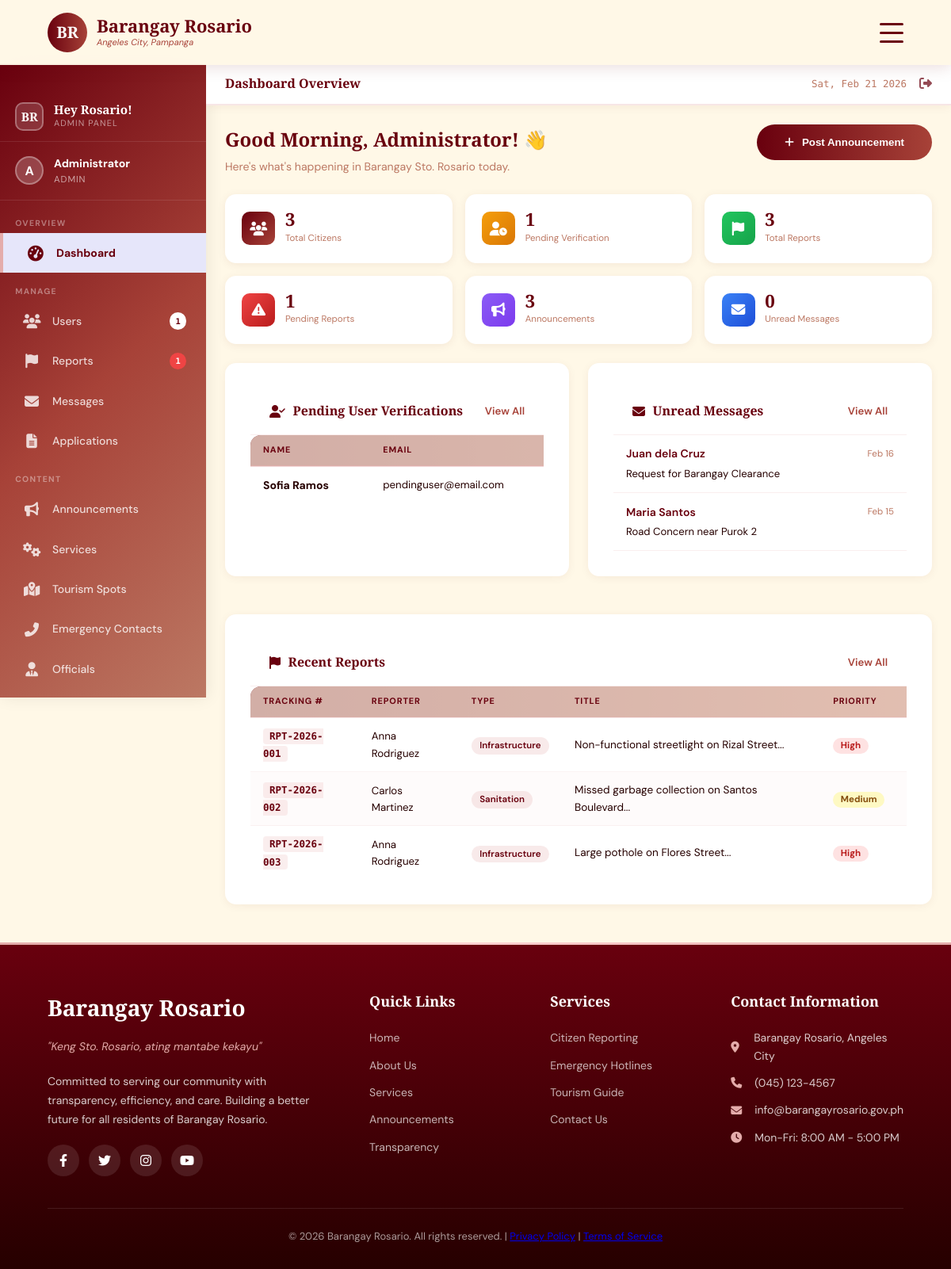
The app's page /admin-dashboard.php (signed in) with its own data.
### tables this page shows
CREATE TABLE reports (
    report_id INT PRIMARY KEY AUTO_INCREMENT,
    tracking_number VARCHAR(50) UNIQUE NOT NULL,
    user_id INT,
    report_type ENUM('Infrastructure', 'Sanitation', 'Safety', 'Noise', 'Stray Animals', 'Other') NOT NULL,
    incident_type VARCHAR(255) NOT NULL,
    title VARCHAR(255) NOT NULL,
    description TEXT NOT NULL,
    location_description TEXT NOT NULL,
    latitude DECIMAL(10, 8),
    longitude DECIMAL(11, 8),
    date_time_of_incident DATETIME,
    witnesses TEXT,
    evidence_paths TEXT,
    status ENUM('Pending', 'Reviewing', 'In Progress', 'Resolved', 'Closed', 'Requires Clarification') DEFAULT 'Pending',
    priority ENUM('Low', 'Medium', 'High', 'Urgent') DEFAULT 'Medium',
    assigned_to INT,
    admin_notes TEXT,
    resolution_details TEXT,
    is_anonymous BOOLEAN DEFAULT FALSE,
    created_at TIMESTAMP DEFAULT CURRENT_TIMESTAMP,
    updated_at TIMESTAMP DEFAULT CURRENT_TIMESTAMP ON UPDATE CURRENT_TIMESTAMP,
    resolved_at DATETIME,
    FOREIGN KEY (user_id) REFERENCES users(user_id) ON DELETE SET NULL,
    FOREIGN KEY (assigned_to) REFERENCES admins(admin_id) ON DELETE SET NULL,
    INDEX idx_tracking_number (tracking_number),
    INDEX idx_status (status),
    INDEX idx_created_at (created_at),
    INDEX idx_report_type (report_type)
);

CREATE TABLE users (
    user_id INT PRIMARY KEY AUTO_INCREMENT,
    email VARCHAR(255) UNIQUE NOT NULL,
    password VARCHAR(255) NOT NULL,
    first_name VARCHAR(100) NOT NULL,
    last_name VARCHAR(100) NOT NULL,
    middle_name VARCHAR(100),
    suffix VARCHAR(10),
    birth_date DATE,
    age INT,
    gender ENUM('Male', 'Female', 'Other'),
    contact_number VARCHAR(20),
    alternate_contact VARCHAR(20),
    house_number VARCHAR(50),
    street VARCHAR(100),
    purok VARCHAR(50),
    barangay VARCHAR(100) DEFAULT 'Sto. Rosario',
    city VARCHAR(100) DEFAULT 'Angeles City',
    province VARCHAR(100) DEFAULT 'Pampanga',
    zip_code VARCHAR(10) DEFAULT '2009',
    profile_picture VARCHAR(255),
    role ENUM('citizen', 'guest') NOT NULL DEFAULT 'citizen',
    verification_status ENUM('pending', 'verified', 'rejected') DEFAULT 'pending',
    email_verified BOOLEAN DEFAULT FALSE,
    email_verification_token VARCHAR(255),
    reset_password_token VARCHAR(255),
    reset_token_expiry DATETIME,
    last_login DATETIME,
    login_attempts INT DEFAULT 0,
    locked_until DATETIME,
    created_at TIMESTAMP DEFAULT CURRENT_TIMESTAMP,
    updated_at TIMESTAMP DEFAULT CURRENT_TIMESTAMP ON UPDATE CURRENT_TIMESTAMP,
    INDEX idx_email (email),
    INDEX idx_verification_status (verification_status),
    INDEX idx_created_at (created_at)
);

### admin-dashboard.php (the view, shortened to what the rows shown need)
<?php
require_once 'includes/db-connection.php';
$section = $_GET['section'] ?? 'overview';
$stats = [
    'total_users'    => dbCount("SELECT COUNT(*) FROM users"),
    'pending_users'  => dbCount("SELECT COUNT(*) FROM users WHERE verification_status='pending'"),
    'total_reports'  => dbCount("SELECT COUNT(*) FROM reports"),
    'pending_reports'=> dbCount("SELECT COUNT(*) FROM reports WHERE status='Pending'"),
    'announcements'  => dbCount("SELECT COUNT(*) FROM announcements"),
    'services'       => dbCount("SELECT COUNT(*) FROM services"),
    'applications'   => dbCount("SELECT COUNT(*) FROM service_applications"),
    'messages'       => dbCount("SELECT COUNT(*) FROM contact_messages WHERE is_read=0"),
];
$data = [];
switch($section) {
    default:
        $data['pending_users']   = dbQuery("SELECT * FROM users WHERE verification_status='pending' ORDER BY created_at DESC LIMIT 8");
        $data['recent_reports']  = dbQuery("SELECT r.*,u.first_name,u.last_name FROM reports r LEFT JOIN users u ON r.user_id=u.user_id ORDER BY r.created_at DESC LIMIT 8");
        $data['recent_messages'] = dbQuery("SELECT * FROM contact_messages WHERE is_read=0 ORDER BY created_at DESC LIMIT 5");
        $data['recent_apps']     = dbQuery("SELECT sa.*,u.first_name,u.last_name,s.service_name FROM service_applications sa LEFT JOIN users u ON sa.user_id=u.user_id LEFT JOIN services s ON sa.service_id=s.service_id ORDER BY sa.created_at DESC LIMIT 5");
        if (empty($data['recent_messages'])) $data['recent_messages'] = [
            ['message_id'=>1,'name'=>'Juan dela Cruz','subject'=>'Request for Barangay Clearance','category'=>'Services','is_read'=>0,'created_at'=>'2026-02-16'],
            ['message_id'=>2,'name'=>'Maria Santos','subject'=>'Road Concern near Purok 2','category'=>'Report','is_read'=>0,'created_at'=>'2026-02-15'],
        ];
}
$status_badge = function($s) {
    $m=['Pending'=>'status-pending','Reviewing'=>'status-progress','In Progress'=>'status-progress','Resolved'=>'status-approved','Closed'=>'status-approved','verified'=>'status-approved','approved'=>'status-approved','Completed'=>'status-approved','rejected'=>'status-rejected','Closed'=>'status-approved','Requires Clarification'=>'status-pending','Submitted'=>'status-pending','Processing'=>'status-progress','For Pickup'=>'status-progress','Cancelled'=>'status-rejected','pending'=>'status-pending','suspended'=>'status-rejected'];
    return $m[$s] ?? 'status-pending';
};
include 'includes/header.php';
?>
<div class="admin-layout" id="adminLayout">
    <aside class="admin-sidebar" id="adminSidebar">
        <nav class="admin-nav">
            <div class="admin-nav-group">
                <a href="?section=users" class="admin-nav-item <?php echo $section==='users'?'active':''; ?>">
                    <i class="fas fa-users"></i> <span>Users</span>
                    <?php if($stats['pending_users']>0): ?><span class="admin-nav-badge"><?php echo $stats['pending_users']; ?></span><?php endif; ?>
                </a>
                <a href="?section=reports" class="admin-nav-item <?php echo $section==='reports'?'active':''; ?>">
                    <i class="fas fa-flag"></i> <span>Reports</span>
                    <?php if($stats['pending_reports']>0): ?><span class="admin-nav-badge danger"><?php echo $stats['pending_reports']; ?></span><?php endif; ?>
                </a>
            </div>
        </nav>
    </aside>
    <main class="admin-main" id="adminMain">
        <div class="admin-content-area">
        <?php if($section==='overview'): ?>
        <div class="admin-section-header">
            <div>
                <h2 class="admin-section-title">Good <?php echo (date('H')<12?'Morning':(date('H')<17?'Afternoon':'Evening')); ?>, <?php echo htmlspecialchars(explode(' ',$_SESSION['admin_name']??'Admin')[0]); ?>! 👋</h2>
                <p class="admin-section-sub">Here's what's happening in Barangay Sto. Rosario today.</p>
            </div>
            <button class="btn btn-primary btn-sm" onclick="openModal('newAnnouncementModal')"><i class="fas fa-plus"></i> Post Announcement</button>
        </div>
        <div class="admin-stats-grid">
            <div class="admin-stat-card"><div class="admin-stat-icon c1"><i class="fas fa-users"></i></div><div class="admin-stat-info"><div class="admin-stat-num"><?php echo number_format($stats['total_users']); ?></div><div class="admin-stat-label">Total Citizens</div></div></div>
            <div class="admin-stat-card" onclick="window.location='?section=users&filter=pending'" style="cursor:pointer;"><div class="admin-stat-icon c2"><i class="fas fa-user-clock"></i></div><div class="admin-stat-info"><div class="admin-stat-num"><?php echo $stats['pending_users']; ?></div><div class="admin-stat-label">Pending Verification</div></div></div>
            <div class="admin-stat-card" onclick="window.location='?section=reports'" style="cursor:pointer;"><div class="admin-stat-icon c3"><i class="fas fa-flag"></i></div><div class="admin-stat-info"><div class="admin-stat-num"><?php echo $stats['total_reports']; ?></div><div class="admin-stat-label">Total Reports</div></div></div>
            <div class="admin-stat-card" onclick="window.location='?section=reports&filter=Pending'" style="cursor:pointer;"><div class="admin-stat-icon c4"><i class="fas fa-exclamation-triangle"></i></div><div class="admin-stat-info"><div class="admin-stat-num"><?php echo $stats['pending_reports']; ?></div><div class="admin-stat-label">Pending Reports</div></div></div>
            <div class="admin-stat-card" onclick="window.location='?section=announcements'" style="cursor:pointer;"><div class="admin-stat-icon c5"><i class="fas fa-bullhorn"></i></div><div class="admin-stat-info"><div class="admin-stat-num"><?php echo $stats['announcements']; ?></div><div class="admin-stat-label">Announcements</div></div></div>
            <div class="admin-stat-card" onclick="window.location='?section=messages'" style="cursor:pointer;"><div class="admin-stat-icon c6"><i class="fas fa-envelope"></i></div><div class="admin-stat-info"><div class="admin-stat-num"><?php echo $stats['messages']; ?></div><div class="admin-stat-label">Unread Messages</div></div></div>
        </div>
        <div class="admin-two-col">
            <div class="admin-card">
                <div class="admin-card-header">
                    <h3><i class="fas fa-user-check"></i> Pending User Verifications</h3>
                    <a href="?section=users&filter=pending" class="btn-text">View All</a>
                </div>
                <?php if(!empty($data['pending_users'])): ?>
                <div class="table-responsive">
                    <table class="admin-table">
                        <thead><tr><th>Name</th><th>Email</th><th>Purok</th><th>Registered</th><th>ID</th><th>Actions</th></tr></thead>
                        <tbody>
                        <?php foreach($data['pending_users'] as $u): ?>
                        <tr id="urow-<?php echo $u['user_id']; ?>">
                            <td><strong><?php echo htmlspecialchars($u['first_name'].' '.$u['last_name']); ?></strong></td>
                            <td style="font-size:0.83rem;"><?php echo htmlspecialchars($u['email']); ?></td>
                        </tr>
                        <?php endforeach; ?>
                        </tbody>
                    </table>
                </div>
                <?php else: ?>
                <div class="admin-empty"><i class="fas fa-check-circle" style="color:#22c55e;font-size:2.5rem;"></i><p>No pending verifications!</p></div>
                <?php endif; ?>
            </div>
            <div class="admin-card">
                <div class="admin-card-header">
                    <h3><i class="fas fa-envelope"></i> Unread Messages</h3>
                    <a href="?section=messages" class="btn-text">View All</a>
                </div>
                <?php if(!empty($data['recent_messages'])): ?>
                    <?php foreach($data['recent_messages'] as $m): ?>
                    <div class="message-preview" onclick="window.location='?section=messages'">
                        <div class="message-preview-header">
                            <span class="message-preview-name"><?php echo htmlspecialchars($m['name']); ?></span>
                            <span class="message-preview-time"><?php echo date('M d',strtotime($m['created_at'])); ?></span>
                        </div>
                        <div class="message-preview-sub"><?php echo htmlspecialchars($m['subject']); ?></div>
                    </div>
                    <?php endforeach; ?>
                <?php else: ?>
                <div class="admin-empty"><i class="fas fa-inbox"></i><p>No unread messages</p></div>
                <?php endif; ?>
            </div>
        </div>
        <div class="admin-card">
            <div class="admin-card-header">
                <h3><i class="fas fa-flag"></i> Recent Reports</h3>
                <a href="?section=reports" class="btn-text">View All</a>
            </div>
            <div class="table-responsive">
                <table class="admin-table">
                    <thead><tr><th>Tracking #</th><th>Reporter</th><th>Type</th><th>Title</th><th>Priority</th><th>Status</th><th>Date</th></tr></thead>
                    <tbody>
                    <?php foreach($data['recent_reports'] as $r):
                        $sc = $status_badge($r['status']); ?>
                    <tr>
                        <td><code class="tracking"><?php echo htmlspecialchars($r['tracking_number']); ?></code></td>
                        <td style="font-size:0.83rem;"><?php echo $r['is_anonymous']??false ? '<em style="color:var(--soft-red);">Anonymous</em>' : htmlspecialchars(($r['first_name']??'').' '.($r['last_name']??'')); ?></td>
                        <td><span class="tag"><?php echo htmlspecialchars($r['report_type']); ?></span></td>
                        <td style="font-size:0.85rem;"><?php echo htmlspecialchars(substr($r['title'],0,45)).'...'; ?></td>
                        <td><span class="priority-<?php echo strtolower($r['priority']??'medium'); ?>"><?php echo $r['priority']??'Medium'; ?></span></td>
                        <td><span class="status-badge <?php echo $sc; ?>"><?php echo $r['status']; ?></span></td>
                    </tr>
                    <?php endforeach; ?>
                    </tbody>
                </table>
            </div>
        </div>
        <?php else: ?>
        <div class="admin-empty" style="padding:4rem;"><i class="fas fa-tools" style="font-size:3rem;color:var(--soft-red);margin-bottom:1rem;"></i><p>Section "<?php echo htmlspecialchars($section); ?>" loaded successfully.</p></div>
        <?php endif; ?>
        </div>
    </main>
</div>
<?php include 'includes/footer.php'; ?>

### records on screen
reports: user "1", report_id "3", is_anonymous "0", tracking_number "RPT-2026-003", user.last_name "Anna Rodriguez", report_type "Infrastructure", title "Large pothole on Flores Street", priority "High"
users: first_name+last_name "Sofia Ramos", email "pendinguser@email.com"
reports: tracking_number "RPT-2026-001", user.last_name "Anna Rodriguez", report_type "Infrastructure", title "Non-functional streetlight on Rizal Street", priority "High"
reports: tracking_number "RPT-2026-002", user.last_name "Carlos Martinez", report_type "Sanitation", title "Missed garbage collection on Santos Boulevard", priority "Medium"

### other values on screen
substr($_SESSION['admin_name']??'A',0,1) "A"
$_SESSION['admin_name'] "Administrator"
$_SESSION['admin_role'] "ADMIN"
$titles[$section] "Dashboard Overview"
explode(' ',$_SESSION['admin_name']??'Admin')[0] "Administrator"
$m['name'] "Juan dela Cruz"
date('M d',strtotime($m['created_at'])) "Feb 16"
$m['subject'] "Request for Barangay Clearance"
$m['name'] "Maria Santos"
date('M d',strtotime($m['created_at'])) "Feb 15"
$m['subject'] "Road Concern near Purok 2"
